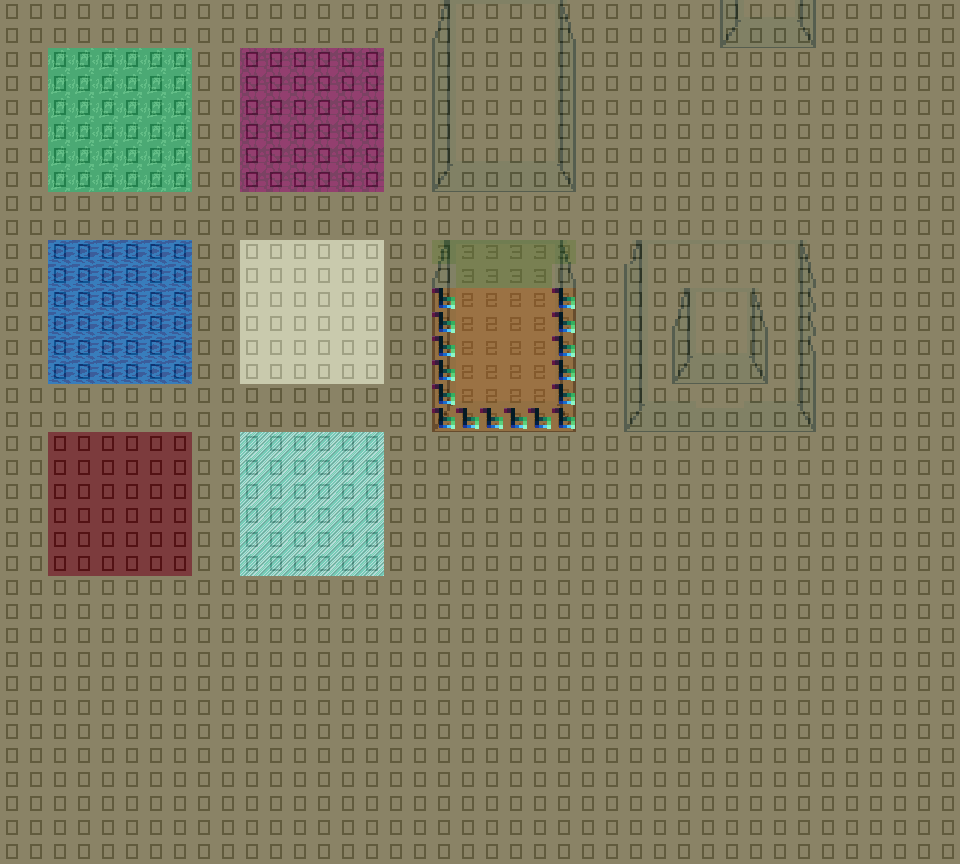

This is a level from a 2D game, rendered from its Tiled map with the project's own tilesets. A one-line summary and the map file follow, with tile-layer data summarised:
An orthogonal 40x36 tile map with 24x24 px tiles, 5 tile layers (BG0, BG1, BG2, Height, ...), 3 hidden layers not drawn, 3 tilesets.

<map version="1.0" orientation="orthogonal" width="40" height="36" tilewidth="24" tileheight="24">
 <tileset firstgid="1" name="height" tilewidth="24" tileheight="24">
  <image source="../../../images/height.png" width="72" height="72" />
 </tileset>
 <tileset firstgid="10" name="processing" tilewidth="24" tileheight="24">
  <image source="../../../images/processing.png" width="48" height="48" />
 </tileset>
 <tileset firstgid="14" name="BaseTiles" tilewidth="24" tileheight="24">
  <image source="../../../images/BaseTiles.png" width="192" height="192" />
 </tileset>
 <layer name="BG0" width="40" height="36">
  <data>[1440 cells, 1440 non-empty, 7 distinct tile ids]</data>
 </layer>
 <layer name="BG1" width="40" height="36">
  <data>[1440 cells, 103 non-empty, 24 distinct tile ids]</data>
 </layer>
 <layer name="BG2" width="40" height="36">
  <data>[1440 cells, 16 non-empty, 6 distinct tile ids]</data>
 </layer>
 <layer name="Height" width="40" height="36" opacity="0.37">
  <data>[1440 cells, 1440 non-empty, 3 distinct tile ids]</data>
 </layer>
 <layer name="JumpFlag" width="40" height="36">
  <data>[1440 cells, 16 non-empty, 1 distinct tile ids]</data>
 </layer>
 <layer name="Growth" width="40" height="36" visible="0" opacity="0.46">
  <data>[1440 cells, 1440 non-empty, 3 distinct tile ids]</data>
 </layer>
 <layer name="Temperature" width="40" height="36" visible="0" opacity="0.49">
  <data>[1440 cells, 1440 non-empty, 3 distinct tile ids]</data>
 </layer>
 <layer name="Humidity" width="40" height="36" visible="0" opacity="0.49">
  <data>[1440 cells, 1440 non-empty, 3 distinct tile ids]</data>
 </layer>
 <objectgroup name="Objects" width="40" height="36" visible="0" />
</map>
